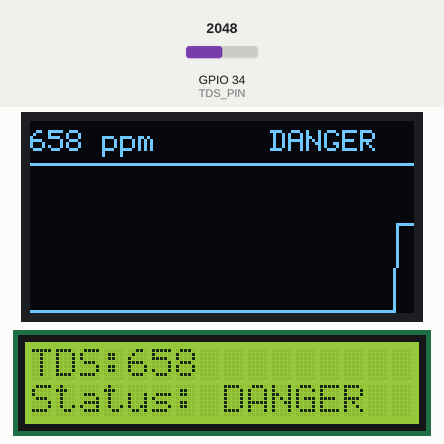
A sketch run on a simulated ESP32. Parts: 128×64 one-colour display, 16×2 character LCD. Inputs (shaded band) come from the test bench; at power-on: GPIO 34 (TDS_PIN) = 2048 (analog values on the 0–4095 scale). WiFi joins after 1.5 s; servers stay silent unless stated; uploads are accepted with an empty reply; what the sketch prints to the serial monitor is not drawn.

Above: at 2.44 s.
2.8 s: GPIO 34 (TDS_PIN) set to 1947
At 3.45 s:
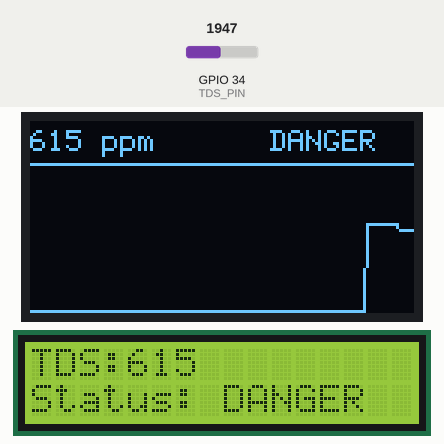
4.4 s: GPIO 34 (TDS_PIN) set to 1862
At 5.48 s:
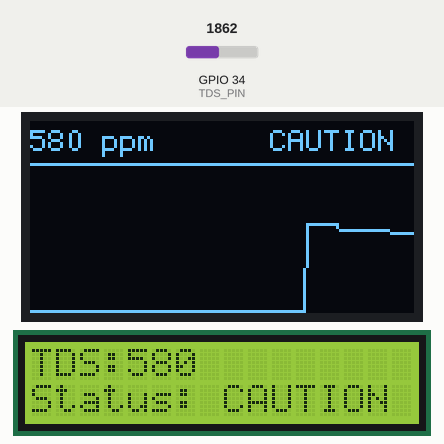
6.8 s: GPIO 34 (TDS_PIN) set to 1036
At 7.52 s:
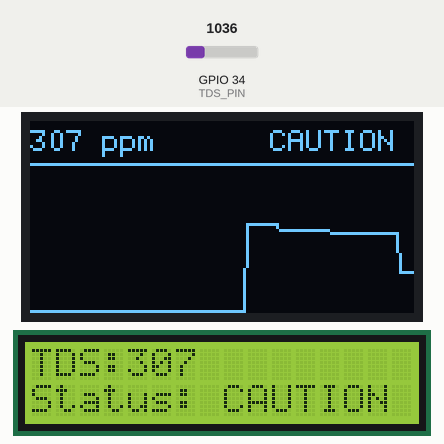
9.8 s: GPIO 34 (TDS_PIN) set to 959
At 10.96 s:
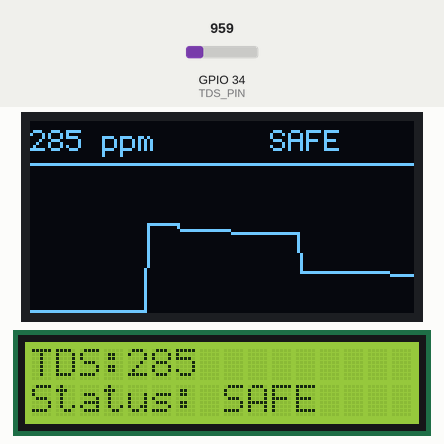
14.8 s: GPIO 34 (TDS_PIN) set to 1040
At 15.6 s:
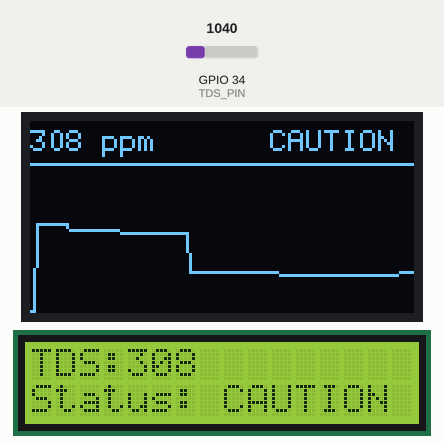

The sketch:

WaterQualityMonitor.ino
```cpp
#include <WiFi.h>
#include <HTTPClient.h>
#include <Wire.h>
#include <U8g2lib.h>
#include <LiquidCrystal_I2C.h>

const char* ssid="YOUR_WIFI_NAME";
const char* password="YOUR_WIFI_PASSWORD";
const char* firebaseURL="https://YOUR_PROJECT_ID-default-rtdb.asia-southeast1.firebasedatabase.app/tds.json";

#define TDS_PIN 34

U8G2_SH1106_128X64_NONAME_F_HW_I2C oled(U8G2_R0);
LiquidCrystal_I2C lcd(0x27,16,2);

int graph[128];
unsigned long lastGraph=0;
unsigned long lastUpload=0;

int readTDS(){
  long total=0;
  for(int i=0;i<10;i++){
    total+=analogRead(TDS_PIN);
    delay(2);
  }
  float raw=total/10.0;
  float voltage=raw*(3.3/4095.0);
  float tds=(133.42*voltage*voltage*voltage-255.86*voltage*voltage+857.39*voltage)*0.5;
  if(tds<0) tds=0;
  return (int)tds;
}

String getStatus(int tds){
  if(tds<300) return "SAFE";
  if(tds<600) return "CAUTION";
  return "DANGER";
}

void connectWiFi(){
  WiFi.begin(ssid,password);
  while(WiFi.status()!=WL_CONNECTED){
    delay(500);
  }
}

void uploadFirebase(int tds){
  if(WiFi.status()!=WL_CONNECTED) return;
  HTTPClient http;
  http.begin(firebaseURL);
  http.addHeader("Content-Type","application/json");
  http.PUT(String(tds));
  http.end();
}

void setup(){
  Serial.begin(115200);
  Wire.begin(21,22);
  analogReadResolution(12);
  oled.begin();
  lcd.init();
  lcd.backlight();
  for(int i=0;i<128;i++) graph[i]=63;
  connectWiFi();
}

void loop(){
  int tds=readTDS();

  if(millis()-lastGraph>80){
    lastGraph=millis();

    for(int i=0;i<127;i++) graph[i]=graph[i+1];
    graph[127]=map(constrain(tds,0,1000),0,1000,63,18);

    oled.clearBuffer();
    char txt[20];
    sprintf(txt,"%d ppm",tds);
    oled.setFont(u8g2_font_6x12_tf);
    oled.drawStr(0,10,txt);
    String st=getStatus(tds);
    oled.drawStr(80,10,st.c_str());
    oled.drawHLine(0,14,128);
    for(int i=1;i<128;i++){
      oled.drawLine(i-1,graph[i-1],i,graph[i]);
    }
    oled.sendBuffer();

    lcd.setCursor(0,0);
    lcd.print("TDS:      ");
    lcd.setCursor(4,0);
    lcd.print(tds);

    lcd.setCursor(0,1);
    lcd.print("Status:        ");
    lcd.setCursor(8,1);
    lcd.print(st);
  }

  if(millis()-lastUpload>1000){
    lastUpload=millis();
    uploadFirebase(tds);
    Serial.println(tds);
  }
}
```

Measured:
- the behaviour switches between 1910 and 1909 on GPIO 34 (TDS_PIN) (found by bisection; images 1 and 2)
- the behaviour switches between 1010 and 1009 on GPIO 34 (TDS_PIN) (found by bisection; images 3 and 4)
- after the input at 4.4 s, the display: first changes after 0.23 s (image 2 shows a later state)
- after the input at 9.8 s, the display: first differs from a run without the input after 0.31 s (image 4 shows a later state)
- after the input at 14.8 s, the display: first differs from a run without the input after 0.33 s (image 5 shows a later state)
